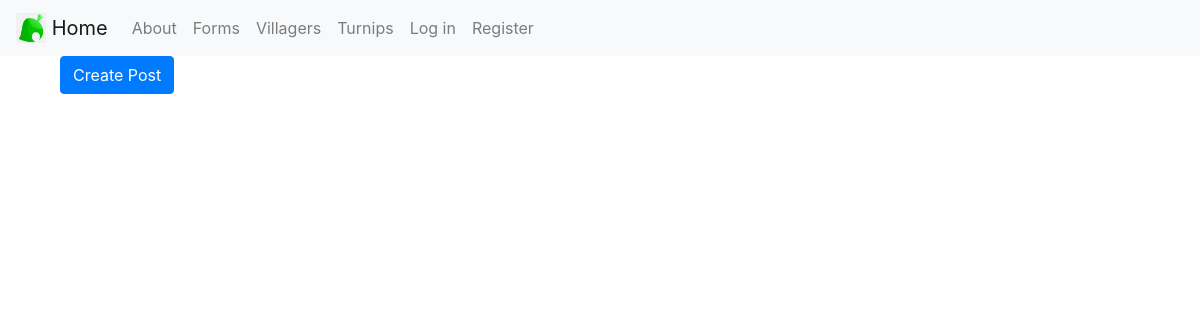
Page /turnip_posts/all on the earlier database version.
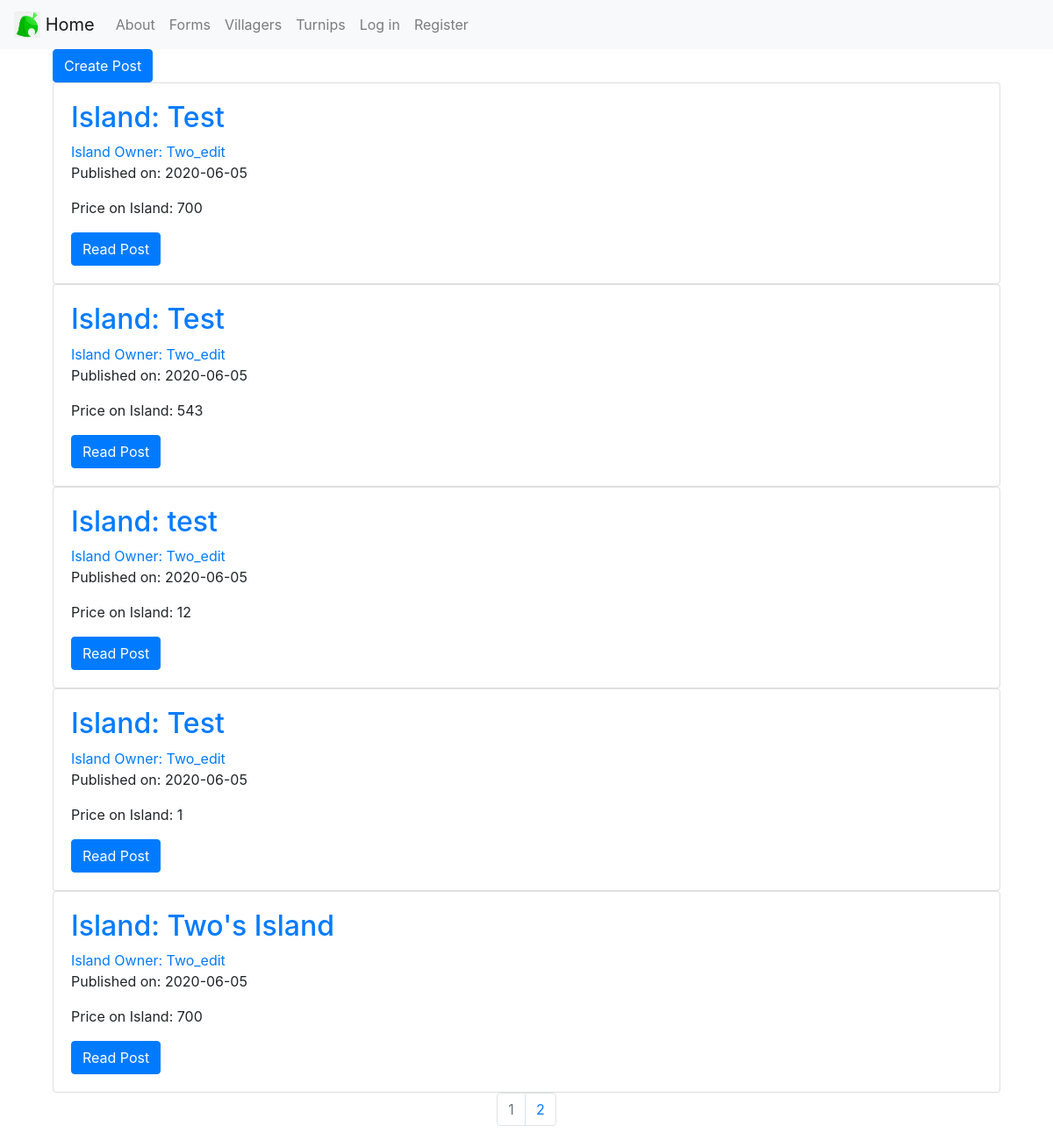
Same page on the later database version.
### ACCommunity/models.py (models this page shows, shortened)
class TurnipPost(db.Model):
    users = db.relationship(User)
    id = db.Column(db.Integer, primary_key=True)
    user_id = db.Column(db.Integer, db.ForeignKey("users.id"), nullable=False)  # table name here
    date = db.Column(db.DateTime, nullable=False, default=datetime.utcnow)
    turnip_price = db.Column(db.Integer, nullable=False)
    text = db.Column(db.Text, nullable=False)
    island_code = db.Column(db.String(64), nullable=False)
    island_name = db.Column(db.String(64), nullable=False)

class User(db.Model, UserMixin):
    __tablename__ = "users"
    id = db.Column(db.Integer, primary_key=True)
    profile_image = db.Column(db.String(128), nullable=False, default="default_profile.jpg")
    email = db.Column(db.String(64), unique=True, index=True)
    username = db.Column(db.String(64), unique=True, index=True)
    password_hash = db.Column(db.String(128))
    blog_posts = db.relationship("BlogPost", backref="author", lazy=True)
    turnip_posts = db.relationship("TurnipPost", backref="host", lazy=True)

### ACCommunity/turnips/views.py (the view)
@turnip_posts.route("/all")
def all_posts():
    page = request.args.get("page", 1, type=int)
    all_posts_found = TurnipPost.query.order_by(TurnipPost.date.desc()).paginate(page=page, per_page=5)
    return render_template("all_turnip_posts.html", all_posts=all_posts_found, page_title="ALL POSTS")

### ACCommunity/templates/all_turnip_posts.html
{% extends 'base.html' %}
{% block content %}
<div class="container">
    <a class="btn btn-primary" href="{{url_for('turnip_posts.create_post')}}" role="button">Create Post</a>
</div>
<div class="container">
    {% for post in all_posts.items %}
    <div class="card">
        <div class="card-body">
            <h2><a class="card-title" href="{{ url_for('turnip_posts.turnip_post', turnip_post_id=post.id) }}">Island:
                    {{ post.island_name }}</a></h2>
            <a href="{{ url_for('users.user_posts', username=post.host.username) }}">Island Owner:
                {{ post.host.username }}</a>
            <p>Published on: {{ post.date.strftime("%Y-%m-%d") }}</p>
            <p>Price on Island: {{post.turnip_price}}</p>
            <a class="btn btn-primary" href="{{ url_for('turnip_posts.turnip_post', turnip_post_id=post.id) }}">Read
                Post</a>
            <br>
        </div>
    </div>
    {% endfor %}
</div>
<nav aria-label="Page navigation example">
    <ul class="pagination justify-content-center">
        {% for page_num in all_posts.iter_pages(left_edge=1, right_edge=1, left_current=1, right_current=2) %}
        {% if all_posts.page == page_num %}
        <li class="page-item disabled">
            <a class="page-link" href="{{ url_for('turnip_posts.all_posts', page=page_num) }}">{{ page_num }}</a>
        </li>
        {% else %}
        <li class="page-item">
            <a class="page-link" href="{{ url_for('turnip_posts.all_posts', page=page_num) }}">{{ page_num }}</a>
        </li>
        {% endif %}
        {% endfor %}
    </ul>
</nav>
{% endblock content %}

Differences in the rows shown:
added TurnipPost: island_name "Test", host.username "Two_edit", date "2020-06-05", turnip_price "700"
added TurnipPost: island_name "Test", host.username "Two_edit", date "2020-06-05", turnip_price "543"
added TurnipPost: island_name "test", host.username "Two_edit", date "2020-06-05", turnip_price "12"
added TurnipPost: island_name "Test", host.username "Two_edit", date "2020-06-05", turnip_price "1"
added TurnipPost: island_name "Two's Island", host.username "Two_edit", date "2020-06-05", turnip_price "700"
Other differences:
new list line: "1"
new list line: "2"
